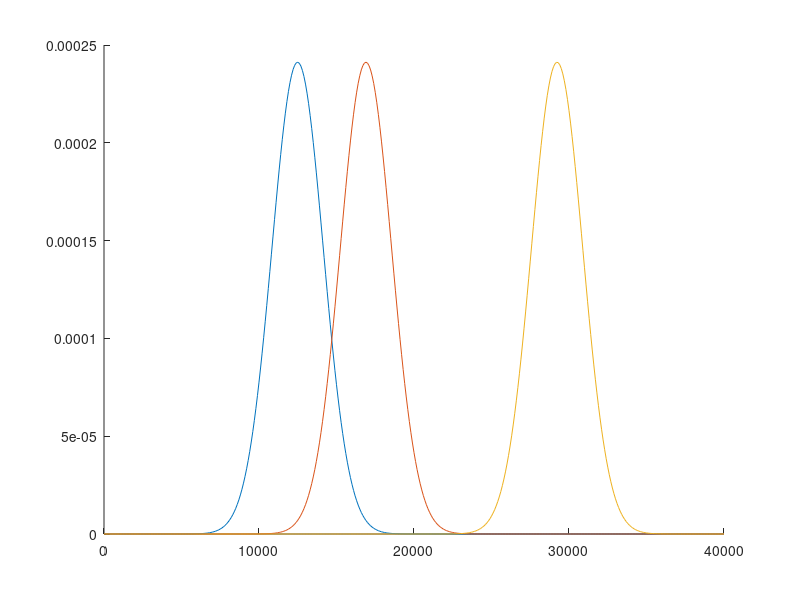

Write MATLAB code to recreate this figure.
%%%%%%%%%%%%%%%%%%%%%%%%%%%%%%%%%%%%%%%%%%%%%%%%%%%%%%%%%%%%%%%%%%%%%%%%%%%
% Plasma Solver v5.0.0 16-02-21
%%%%%%%%%%%%%%%%%%%%%%%%%%%%%%%%%%%%%%%%%%%%%%%%%%%%%%%%%%%%%%%%%%%%%%%%%%%
%                               Author:     Tom Wijnands
%     Modified for two metal oxides by:     Bart Boonstra
% Completely reworked and modified for
%              lithium metal oxides by:     Sam Borkent
%%%%%%%%%%%%%%%%%%%%%%%%%%%%%%%%%%%%%%%%%%%%%%%%%%%%%%%%%%%%%%%%%%%%%%%%%%%
%
% Description:
%
% Based on 'Numerical modelling of the plasma plume propagation and
% oxidation during pulsed laser deposition of complex oxide thin films', by
% 2020, by T. Wijnands, E.P. Houwman, G. Koster, G. Rijnders, M. Huijben.
%
% The original script by Tom Wijnads modeled the propagation of an PLD
% plasma plume in 3D as result of ablation of a single crystal TiO2 target,
% initial ablation is not included. Modified by Bart Boonstra to improve
% performance and include two metals (SrTiO3). Modified and refactored by
% Sam Borkent to include two metals with highly different masses (Li2TiO3).
%
%%%%%%%%%%%%%%%%%%%%%%%%%%%%%%%%%%%%%%%%%%%%%%%%%%%%%%%%%%%%%%%%%%%%%%%%%%%
%--------------------------------------------------------------------------
% Change log:
%--------------------------------------------------------------------------
%
% 17-02-21:
%   * Edited to include Git support
%   * Changed naming conventions to more closely resemble the names used in
%       the paper and to follow MATLAB style guidelines
%
% 16-02-21:
%   * Work on initial velocity distribution
%
% 12-02-21:
%   * Started refactoring main loop
%   * Replaced looping through angles to index looping
%   * Refactored collision cross section
%
% 08-02-21:
%   * Starting top-to-bottom to refactor the code to increase readability
%   * Adjust naming conventions and replace Dutch variable names
%   * Change 1/0 bools into true/false bools
%   * Denoting lines with unclear purpose with %?%
%   * Reorder variables and place them in more clear groups
%   * Added distiction between lower/Camel/UPPER case for
%       variables/Parameter/CONSTANTS
%   * Made make dir conditional so it is skipped if dir already exists
%   * Add date and time to config file
%
%--------------------------------------------------------------------------
% To Do:
%--------------------------------------------------------------------------
%
%   * Check restriction values
%   * Figure out the purpose of lines marked with %?%
%   * Check ablation depth in target
%   * Check adsorption coefficient value (Temp and photon energy dependend)
%   * Check crystal binding energy
%   * Check activation energies
%   * Check oxidation energies
%   * Check angular fitting parameter
%   * Check inital maximal velocity
%   * Check velocity delta
%   * Check with data is relevant to print in config file
%   * Improve naming conventions following paper and Matlab guidelines
%   * Correct inital velocity distribution ( f_i(v) )
%   * Implement excitation energy
%
%--------------------------------------------------------------------------
% Questions:
%--------------------------------------------------------------------------
%
%   * Why is the crystal binding energy 5x the formation energy?
%   * It says that is 'Oxidation' is set to 1 (true) there is no oxidation
%       possible, is this correct?
%   * What is the target density, and why is it 1?
%   * Why are O2 and Ti2O3 not included in mass array?
%   * Why is only the activation energy of TiO listed, and not of SrO or
%       O2?
%   * What do the three constants in the initial plume settings block do?
%   * Why clear variables from memory within loop, instead of overwriting?
%   * Where does the 0.9 come from in Tom's average velocity?
%   * Why is the average velocity twice divided by the number of atoms in
%       the unit cell?
%   * V_Delta is experimentally fitted according to the paper, but is
%       exactly 5?
%
%%%%%%%%%%%%%%%%%%%%%%%%%%%%%%%%%%%%%%%%%%%%%%%%%%%%%%%%%%%%%%%%%%%%%%%%%%%
%
% Naming conventions: following MATLAB Style Guidelines v1.3 and loosely
%                       following names used in Wijnand's paper
%   lowers case : variable  (can be altered within script)
%   Camel Case  : Parameter (can be altered by user before running script)
%   UPPER CASE  : CONSTANT  (can not be altered)
%   "t"         : Time
%   "x"         : Distance
%   "rad"       : Angle
%   "n"         : Number of particles
%   "v"         : Velocity
%   "k"         : Number of collisions
%   "p"         : Pressure
%   "temp"      : Temperature
%   "e"         : Energy
%   "mo"        : Moving particles
%   "st"        : Static particles
%   "bg"        : Background gas particles
%   "col"       : Colliding particles
%   "ncol"      : NOT colliding particles 
%   "m"         : Current space matrix of all plume particles
%   "m_1"       : New space matrix of all plume particles
%   "m_bg"      : Current space matrix of all background gas particles
%
%%%%%%%%%%%%%%%%%%%%%%%%%%%%%%%%%%%%%%%%%%%%%%%%%%%%%%%%%%%%%%%%%%%%%%%%%%%

% Clear workspace
clear
%?%clearvars -except files nn
close all
clc

% Select execution time profiler
%profile off
%?%warning('OFF')

% Physical constants
BOLTZMANN = 1.38064852E-23; % Boltzman constant [m2 kg / s2 K]
AMU = 1.66053906660E-27;    % Atomic mass unit [kg]
EV  = 1.602176634E-19;      % Electron volt [J]
PLANCK = 6.62607004E-34;    % Planck constant [m2 kg / s]
SOL = 299792458;            % Speed of light [m / s]

%% Initial conditions
%--------------------------------------------------------------------------
% File settings
%--------------------------------------------------------------------------

% Save location
Dir         = ['C:\Users\Sam\Google Drive\School\Master\Capita selecta' ...
                '\Model_Sam\']; % Parent location
Folder      = 'SrTiO3_test';   % Output folder
Output_File = 'config';     % Output file
%?%SAVE_LOC    = [Dir Folder];  % Save location

% Add comment to output file
Output_Comment = ('SrTiO3_test');

%--------------------------------------------------------------------------
% Plot settings
%--------------------------------------------------------------------------

ThreeD      = false;            % Plot 3D results: true / false
Times_3D    = [5, 15, 20, 30];  % Times for which to generate 3D plots [s]
%?%Arr_sum    = false;            % Calculate arriving particles:  true / false
Plot_1D     = false;            % Plot 1D results of middle of the plume: true / false
Plot_BG     = false;            % Show bg in plot: true / false

%--------------------------------------------------------------------------
% Dimensional settings
%--------------------------------------------------------------------------

% Temporal settings
T_0         = 0;        % Start time [s]
T_End       = 18E-6;    % End time [s]
T_Delta     = 1E-7;     % Time step duration [s]

% Spatial settings
X_0         = 0;        % Start position [m]
X_End       = 0.06;     % End position [m]
X_Delta     = 0.5E-4;   % Spatial step size [m]

% Radial settings
Rad_0       = 0;                    % Start angle [deg]
Rad_End     = 90;                   % End angle [deg]
Rad_Delta   = 1;                    % Radial step size [deg]
%?%Rad_N    = 90;                   % Number of total angles
%?%theta = 0 : Rad_Delta : Rad_N;   % Angular array
rad = Rad_0 : Rad_Delta : Rad_End;  % Angular array

% Velocity settings
V_MIN   = X_Delta / T_Delta; % Minimal initial velocity
V_Max   = 40000;             % Maximal initial velocity
V_Delta = 5;                 % Velocity step size 0 : (V_MIN/V_Delta) : V_Max;
v = 0 : (V_MIN / V_Delta) : V_Max;
V_NUMEL = numel(v);

%--------------------------------------------------------------------------
% Simulation setting
%--------------------------------------------------------------------------

% Restrictions (Check values)
Oxidize             = true;     %?% Enable particle oxidation (true = no oxidization)
Dioxide             = false;    % Let particles form dioxides: true / false
N_Local_Dist_Min    = 1;        % Minimal N per bin
K_Max               = 7;        % Maximum k per particle
N_Min_Rad           = 1E7;      % Minimal N per angle (angles with lower N are not computed)

% Smoothing parameters
Smooth_Fraction = 1E4;  % Fraction to smooth % ???
Smooth_Value    = 15;   % Moving average smooth value (default: 15)

%--------------------------------------------------------------------------
% Material settings
%--------------------------------------------------------------------------

% Atomic masses
M_A = 87.62  * AMU;   % Mass A atom [kg]
M_B = 47.867 * AMU;   % Mass B atom [kg]
M_O = 15.999 * AMU;   % Mass O atom [kg]

% Array holding all possible plume compounds
M_Array = [M_A M_B M_O 2*M_O M_A+M_O M_B+M_O M_B+2*M_O 2*M_B+3*M_O]; % Sr Ti O O2 SrO TiO TiO2 Ti2O3
M_NUMEL = numel(M_Array);

%?%n_A     = find(M_Array == M_A) - 1;     % place of A atom in the array
%?%n_B     = find(M_Array == M_B) - 1;     % place of B atom in the array
%?%n_O     = find(M_Array == M_O) - 1;     % place of oxygen atom in the array
%?%n_AO    = find(M_Array == M_A+M_O) - 1; % place of AO molecule in the array
%?%n_BO    = find(M_Array == M_B+M_O) - 1; % place of BO molecule in the array
%?%n_BO2   = find(M_Array == M_B+M_O) - 1; % place of BO2 molecule in the array

%?%n_position = [n_A n_B n_O n_AO n_BO n_BO2]; %array of the position in m_p array

% Unit cell
UC_N_Atoms      = [1 1 3];          % Amount of each atom in unit cell [A B O]
UC_N_NUMEL      = numel(UC_N_Atoms);
UC_Vol          = (3.945E-10)^3;    % Volume of SrTiO3 unit cell [m3]
UC_E_Formation  = 3.5615 * EV;      % Formation energy [J]

% Optical properties
Adsorption_Coeff = 0.77; % Adsorbtion coefficient SrTiO3 (Temp and laser energy dependend) (check value)

% Target
%?%Density_Target = 1;  % Target density

% Energies
E_TiO = 0.117 * EV;                 % Activation energy for forming TiO [J]
E_O_low = 0.5 * EV;                 % Lower bound oxidation energy [J]
E_O_high_Sr = 4.418 * EV; %* Oxidize; % Upper bound oxidation energy Sr [J]
E_O_high_Ti = 2.276 * EV; %* Oxidize; % Upper bound oxidation energy Ti [J]

Q = 0;  % No significant heat loss into the target (ceramic)
dE_Excitation = zeros(1, M_NUMEL);   % No significant excitation of species

%?%t_p = 4;     %number of start particles +1
%?%% t_o = 4;   %number of oxidation states
%?%% t_oo = 2;  %placement oxide particle.
%?%% t_pp = 8;  %total number of particles

% Atomic radii [pm]
% Data from: doi.org/10.1063/1.1712084
% Assume a molecule has atomic radii of the sum of its components
O_R = 48;
Ti_R = 176;
Sr_R = 219;

% Collision cross section array of plume species with background gas molecule [m2]
Sigma_Bg = (([Sr_R ...              % Sr-O2
            Ti_R ...                % Ti-O2
            O_R ...                 % O-O2
            (Sr_R + O_R) ...        % SrO-O2
            (Ti_R + O_R) ...        % TiO-O2
            (Ti_R + 2*O_R) ...      % TiO2-O2
            ] + 2*O_R).*(10^-12).^2) .* pi;

%?% Opp_plasma = ([(20E-11 + 4.8E-11*2) ...
%    (17.6E-11 + 4.8E-11*2) ...
%    (3*4.8E-11) ...
%    (20E-11 + 4.8E-11*3) ...
%    (17.6E-11 + 4.8E-11*3) ...
%    (17.6E-11 + 4.8E-11*4)] .^2) .* pi; %?% [Sr-O2, Ti-O2, O-O2, SrO-O2, TiO-O2, TiO2-O2] [m^2]

%--------------------------------------------------------------------------
% Deposition settings
%--------------------------------------------------------------------------

% Background gas
P_Bg    = 0.1;  % Pressure of background gas during depostion [mbar]
Temp_Bg = 300;  % Temperature of background gas [K]

% System dimensions
X_Ts = 0.05;    % Target-substrate distance [m]

% Laser parameters
E_Laser     = 0.0299;   % Laser energy [J]
Spot_Width  = 1E-3;     % Laser spot width [m]
Spot_Height = 2E-3;     % Laser spot height [m]
Spot_Depth  = 100E-9;   % Ablation depth in the target [m]

%--------------------------------------------------------------------------
% Initial plume settings
%--------------------------------------------------------------------------

Rad_Fit = 16;           % Radial sharpe of the plasma
V_Dis_Width = 1654;         %?% Width velocity distribution
%?%dis_NPoints =  100;  % Number of datapoints in the initial velocity distribution

%--------------------------------------------------------------------------
%% Constant calculation based on parameters

% Background gas
P_BG_PASCAL = 100 * P_Bg;                       % Convert pressure in Pa (1 mbar = 10^2 Pa)
DENSITY_BG  = P_BG_PASCAL / (BOLTZMANN * Temp_Bg);    % Density N/V of background gas (ideal gas law)

% Laser
SPOT_VOLUME = Spot_Width * Spot_Height * Spot_Depth;    % Laser spot volume [m3]

% Unit cell
UC_N_TOTAL      = sum(UC_N_Atoms);              % Total number of atoms in unit cell
UC_E_BINDING    = UC_N_TOTAL * UC_E_Formation;  % Binding energy crystal (5 times formation energy per atom) [eV]

%--------------------------------------------------------------------------
%% Initial ditribution
N_UC = SPOT_VOLUME / UC_Vol;
% N_UC = (SPOT_VOLUME * UC_N_TOTAL) / UC_Vol; % * Density_Target)); % Total number of ablated atoms per UC
%?%N_TOTAL = (UC_N_Atoms * N_UC) / UC_N_TOTAL;  % Total number of ablated atoms

n_atom_temp = zeros(numel(rad) - 1, 1); % Pre-allocate memory

% Compute initial partical distribution
for irad = 1 : (numel(rad) - 1)
    n_atom_temp(irad) = ((4/3)*pi * X_Delta^3) .* (cosd(rad(irad)) ...
        - cosd(rad(irad + 1))) .* cosd(rad(irad)).^Rad_Fit;
end

% Number of atoms per angle
n_atom_rad = (n_atom_temp .* N_UC) ./ sum(n_atom_temp); %?%

%--------------------------------------------------------------------------
%% Write settings into config file

% Make directory if none exists
if ~isfolder([Dir Folder])
    mkdir([Dir Folder])
end

% Generate file name
file_name = [Dir Folder '\' Output_File '_' datestr(now, 'yyyy-mm-dd_HHMM') '.txt'];

% Open file for writing
fid = fopen(file_name, 'wt');

fprintf(fid, ['\tCONFIGURATION FILE\t\t' datestr(now, 'yyyy-mm-dd\tHH:MM') '\n\n' ...
    'Temporal settings [s]:' '\t\t\t' num2str(T_0) ' : ' num2str(T_Delta) ' : ' num2str(T_End) '\n' ...
    'Spatial settings [m]:' '\t\t\t' num2str(X_0) ' : ' num2str(X_Delta) ' : ' num2str(X_End) '\n' ...
    'Angular settings [deg]:' '\t\t\t' num2str(Rad_0) ' : ' num2str(Rad_Delta) ' : ' num2str(Rad_End) '\n'...
    'Velocity limits [m/s]:' '\t\t\t' 'min ' num2str(V_MIN) ', max ' num2str(V_Max) ', dv ' num2str(V_Delta) '\n' ...
    'Background pressue [mbar]:' '\t\t' num2str(P_Bg) '\n' ...
    'Oxidation [true/false]:' '\t\t\t' mat2str(Oxidize) '\n' ...
    'Collision cross-sections [m2]:' '\t\t' mat2str(Sigma_Bg,2) '\t' '[Sr-O2, Ti-O2, O-O2, SrO-O2, TiO-O2, TiO2-O2]' '\n' ...
    '\n\tComments:' '\n' Output_Comment]);

%{
fprintf(fid, ['Number of type of particles,\t\t' num2str(t_p)  '\n']);
fprintf(fid, ['UC volume,\t\t' num2str(UC_vol)  '\n']);
fprintf(fid, ['Mass atom,\t\t' num2str(m_B)  '\n']);
fprintf(fid, ['Mass Bg,\t\t' num2str(m_O)  '\n']);
fprintf(fid, ['Mass particles,\t\t' num2str(m_P)  '\n']);
fprintf(fid, ['Laser Energy,\t\t' num2str(dis_E_x)  '\n']);
fprintf(fid, ['N_points,\t' num2str(dis_NPoints)  '\n']);
fprintf(fid, ['absorption coefficient,\t\t' num2str(A_coeff)  '\n']);
fprintf(fid, ['binding energy crystal,\t\t' num2str(Eb_UC)  '\n']);
fprintf(fid, ['Density target,\t\t' num2str(Density_target)  '\n']);
fprintf(fid, ['Number of atoms,\t' num2str(N_atoom_totaal)  '\n']);
fprintf(fid, ['CosN,\t\t\t' num2str(cos_theta)  '\n']);
fprintf(fid, ['Degs,\t\t\t' num2str(N_rad)  '\n']);
fprintf(fid, ['Velocity distribution,\t' num2str(sqrt((dis_E_x/(A_coeff*N_atoom_totaal/sum(T_sum))-Eb_UC)*(2/(sum(T_sum)*m_P(n_A+1)))))  '\n']);
fprintf(fid, ['Velocity Width,\t\t' num2str(V_delta)  '\n']);
fprintf(fid, ['E_O_upper,\t' num2str(E_O_high_Sr)  '\n']);
fprintf(fid, ['E_O_lower,\t\t' num2str(E_O_low)  '\n']);
fprintf(fid, ['Spot size,\t\t' num2str(Spot_size)  '\n']);
fprintf(fid, ['3D plot dried?,\t\t' num2str(dried)  '\n']);
fprintf(fid, ['MO2 possible,\t\t' num2str(MO2)  '\n']);
fprintf(fid, ['Vminimaal,\t\t' num2str(V_minimaal)  '\n']);
fprintf(fid, ['Volume BG,\t\t' num2str(4 * pi/3 * (((1)*X_delta)^3-((1-1)*X_delta)^3) * (-cosd(Rad_delta)+cosd(Rad_delta-Rad_delta)))  '\n']);
fprintf(fid, ['Target substrate distance,\t\t' num2str(X_TS)  '\n']);
fprintf(fid, ['maximum number of collisions,\t\t' num2str(limbots)  '\n']);
fprintf(fid, ['Minimal amount of particles,\t\t' num2str(N_local_dist_min)  '\n']);
fprintf(fid, ['smooth_fraction,\t\t' num2str(smooth_fraction)  '\n']);
fprintf(fid, ['smooth_value,\t\t' num2str(smooth_value_set)  '\n']);
%}

fclose(fid);

%--------------------------------------------------------------------------
%% Pre-allocations
v_dis_initial = zeros(1, V_NUMEL);  % Initial velocity distribution
E_k = zeros(1, M_NUMEL);

%--------------------------------------------------------------------------

figVelInit = figure;
hold on;

for theta = 1 : 1 %(numel(rad) - 1)
    % Initiate
    n_atom = 1;
    
    % Number of atoms at current angle
    if n_atom_rad(theta) > N_Min_Rad
        n_atom = n_atom_rad(theta);
    end
    
    %% Initial particle verlocity distribution
    % Loop over species in the plume
    for atoms = 1 : UC_N_NUMEL
        %?% Waarom delen door adsorptie coeff?
%         v_gem_test = sqrt((dis_E_x / (A_coeff * N_atoom_totaal / sum(T_sum)) - Eb_UC) * (2/(sum(T_sum)*m_P(mm)))) %nieuwe regel 7-12 Bart %checken voor de 0.9
        v_avg_test = sqrt( ( 2*(E_Laser * Adsorption_Coeff) / (N_UC / sum(UC_N_Atoms)) ...
            - UC_E_Formation) / (sum(UC_N_Atoms) * M_Array(atoms)) ); 

        % Average velocity per species %?% 0.9
        v_avg_tom = sqrt( 2*((E_Laser * Adsorption_Coeff) / (N_UC / sum(UC_N_Atoms)) ...
            - UC_E_Formation) / M_Array(atoms) );
        
        % Initial kinetic energy of species
        E_k(atoms) = (((E_Laser / Adsorption_Coeff) - Q) / N_UC) ...
            - UC_E_Formation - dE_Excitation(atoms);
        
        % Average velocity
        v_c = sqrt(2 * E_k(atoms) / M_Array(atoms));
        
        for i = 1 : V_NUMEL
%             v_dis_initial(i) = exp(- (v(i) - v_avg_tom)^2 / (2 * V_Delta^2) ) / (V_Delta * sqrt(2*pi));
            v_dis_initial(i) = exp(-(v(i) - v_c)^2 / (2 * V_Dis_Width^2)) ... 
                / (V_Dis_Width * sqrt(2 * pi));
        end
        
        nor = N_UC;
        
        plot(v, v_dis_initial);
    end
end
